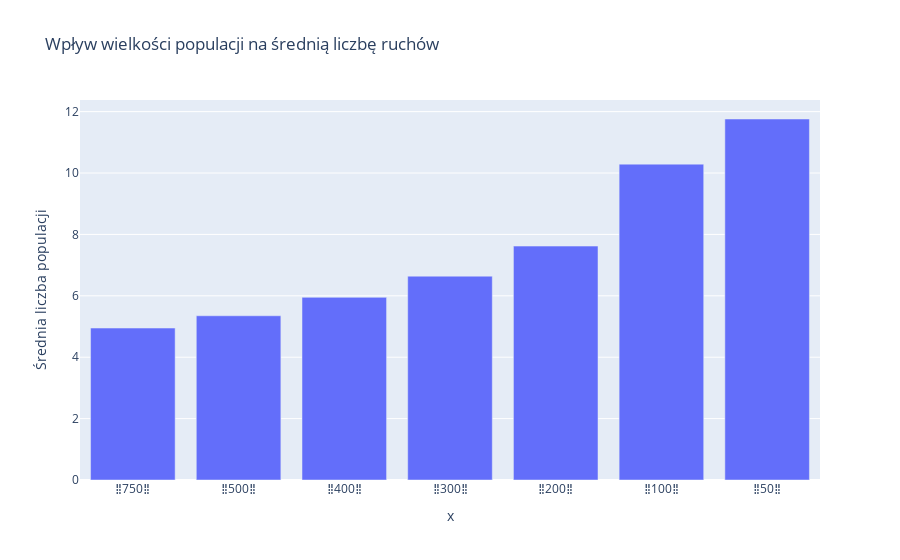

Notebook code for this chart:
### Code cell
x = 'Wielkość populacji'
y = 'Średnia liczba populacji'
df = df.sort_values(y)
fig = px.bar(df, x=[f'⠀{i}⠀' for i in df.index], y=y,
       title='Wpływ wielkości populacji na średnią liczbę ruchów')

fig.show()
fig.write_image('fig.svg')

### Figure 1 — Plotly figure (JSON) as saved in the notebook; plotly's stock layout.template omitted (floating-point values rounded to 4 significant figures)
{"data": [{"alignmentgroup": "True", "hoverlabel": {"namelength": 0}, "hovertemplate": "x=%{x}<br>Średnia liczba populacji=%{y}", "legendgroup": "", "marker": {"color": "#636efa"}, "name": "", "offsetgroup": "", "orientation": "v", "showlegend": false, "textposition": "auto", "type": "bar", "x": ["⠀750⠀", "⠀500⠀", "⠀400⠀", "⠀300⠀", "⠀200⠀", "⠀100⠀", "⠀50⠀"], "xaxis": "x", "y": [4.95, 5.35, 5.95, 6.64, 7.62, 10.29, 11.76], "yaxis": "y"}], "layout": {"barmode": "relative", "legend": {"tracegroupgap": 0}, "title": {"text": "Wpływ wielkości populacji na średnią liczbę ruchów"}, "xaxis": {"anchor": "y", "domain": [0, 1], "title": {"text": "x"}}, "yaxis": {"anchor": "x", "domain": [0, 1], "title": {"text": "Średnia liczba populacji"}}}}
